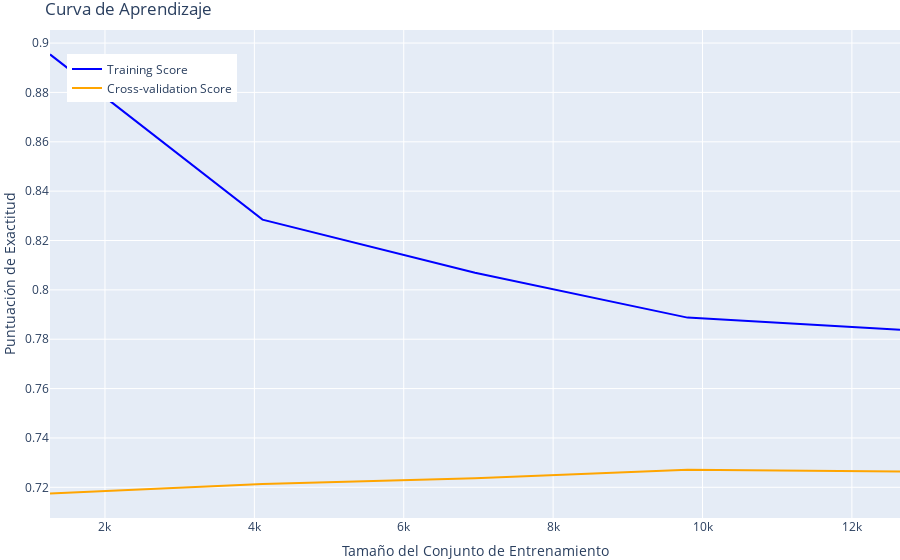

Notebook code cell kept with this figure:
### Markdown cell above
##### Curva de Aprendizaje:

Plotea la curva de aprendizaje para entender si tu modelo se beneficiaría de más datos de entrenamiento o si está sobreajustado.

### Code cell
import plotly.graph_objects as go
from sklearn.model_selection import learning_curve

def plot_learning_curve(estimator, X, y, cv=5):
    train_sizes, train_scores, test_scores = learning_curve(estimator, X, y, cv=cv)

    train_scores_mean = np.mean(train_scores, axis=1)
    test_scores_mean = np.mean(test_scores, axis=1)

    fig = go.Figure()

    fig.add_trace(go.Scatter(
        x=train_sizes,
        y=train_scores_mean,
        mode='lines',
        name='Training Score',
        line=dict(color='blue')
    ))

    fig.add_trace(go.Scatter(
        x=train_sizes,
        y=test_scores_mean,
        mode='lines',
        name='Cross-validation Score',
        line=dict(color='orange')
    ))

    fig.update_layout(
        title='Curva de Aprendizaje',
        xaxis_title='Tamaño del Conjunto de Entrenamiento',
        yaxis_title='Puntuación de Exactitud',
        legend=dict(x=0.02, y=0.95),
        margin=dict(l=0, r=0, t=30, b=0)
    )

    fig.show()
    fig.write_html(path_base + r"\\static\html\rf_prediccion.html")
    fig.write_image(path_base + r"\\static\img\rf_prediccion.png")

# Utiliza la función con tu mejor modelo y conjuntos de entrenamiento
plot_learning_curve(best_model, X_train, y_train)

### Figure 1 — Plotly figure (JSON) as saved in the notebook; plotly's stock layout.template omitted (floating-point values rounded to 4 significant figures)
{"data": [{"line": {"color": "blue"}, "mode": "lines", "name": "Training Score", "type": "scatter", "x": [1264, 4109, 6954, 9799, 12644], "y": [0.8954, 0.8285, 0.8069, 0.7888, 0.7838]}, {"line": {"color": "orange"}, "mode": "lines", "name": "Cross-validation Score", "type": "scatter", "x": [1264, 4109, 6954, 9799, 12644], "y": [0.7174, 0.7214, 0.7237, 0.7271, 0.7264]}], "layout": {"legend": {"x": 0.02, "y": 0.95}, "margin": {"b": 0, "l": 0, "r": 0, "t": 30}, "title": {"text": "Curva de Aprendizaje"}, "xaxis": {"title": {"text": "Tamaño del Conjunto de Entrenamiento"}}, "yaxis": {"title": {"text": "Puntuación de Exactitud"}}}}
